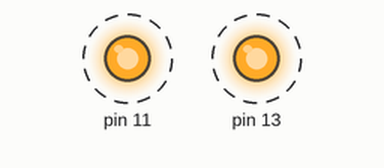
This sketch was run on a simulated Arduino Uno, built with avr-gcc and run on an emulated ATmega328P. On the bench: output pins drawn as LEDs (lit = HIGH). Dashed ring = blinking. What the sketch prints to the serial monitor is not drawn.

Above: at 0.07 s.
Timing chart, 0 to 4.6 s (numbered marks = the images above):
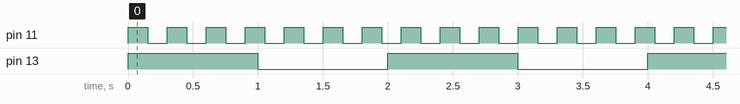

The sketch:

Code03.ino
```cpp
// Lab 10 - Code 03: Timer Interrupt (Bare-Metal)
// Board: Arduino Uno
// No libraries — only AVR hardware registers

#include <avr/io.h>
#include <avr/interrupt.h>

volatile int seconds = 0;

ISR(TIMER1_COMPA_vect) {
    seconds++;
    PORTB ^= (1 << PB5);
}

void setup() {
    DDRB |= (1 << PB5);
    DDRB |= (1 << PB3);

    Serial.begin(9600);

    TCCR1A = 0;
    TCCR1B = (1 << WGM12) | (1 << CS12) | (1 << CS10);
    OCR1A  = 15624;
    TIMSK1 = (1 << OCIE1A);

    sei();

    Serial.println("Timer running. Red = 1 sec. Green = free.");
}

void loop() {
    PORTB |=  (1 << PB3);
    delay(150);
    PORTB &= ~(1 << PB3);
    delay(150);

    Serial.print("Seconds: ");
    Serial.println(seconds);
}
```

Measured:
- by itself, pin 11: alternates HIGH for 0.15 s and LOW for 0.15 s
- by itself, pin 13: alternates HIGH for 1.0 s and LOW for 1.0 s
